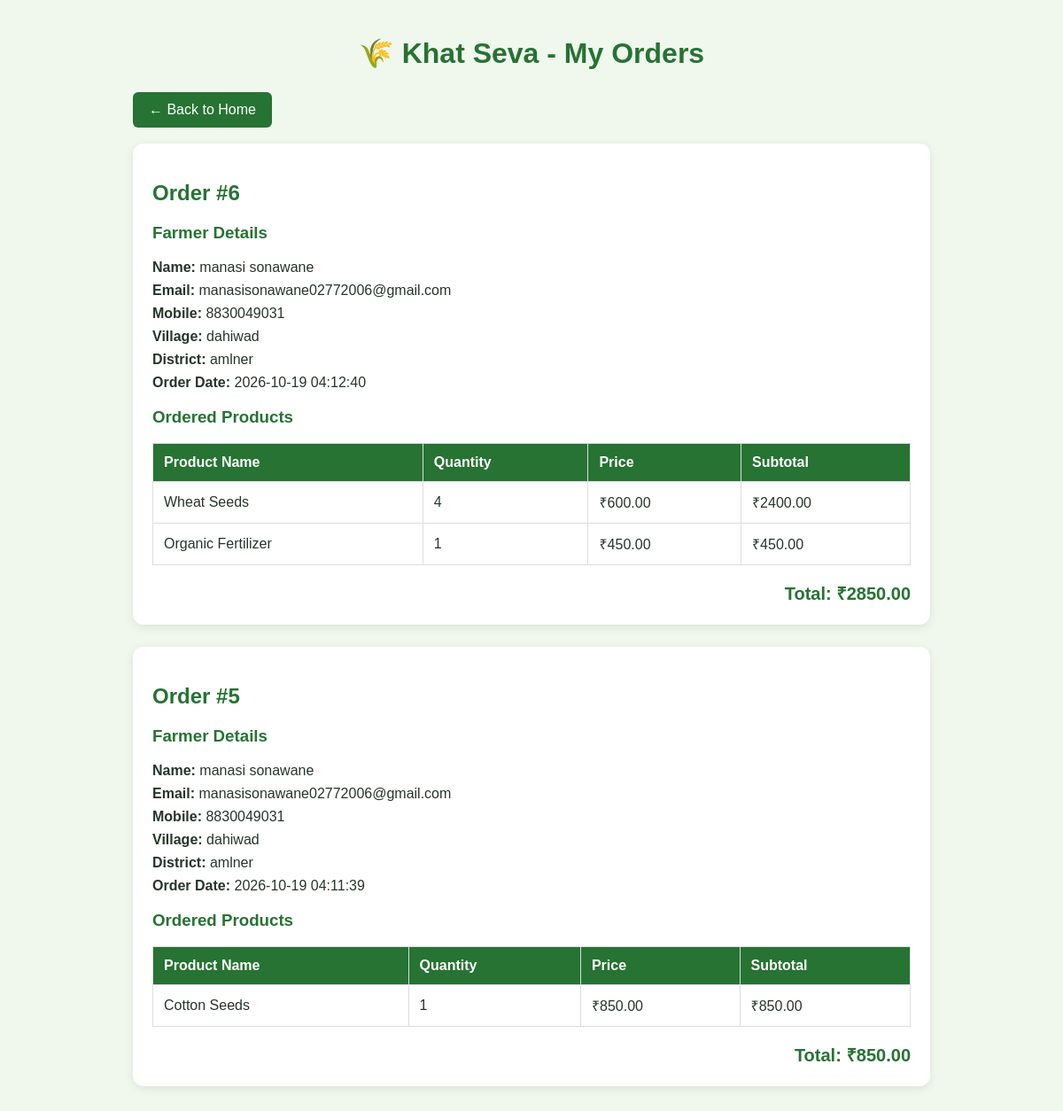
The app's page /orders (signed in) with its own data.
### tables this page shows
CREATE TABLE orders (
                id INTEGER PRIMARY KEY AUTOINCREMENT,
                farmer_id INTEGER NOT NULL,
                total REAL NOT NULL,
                created_at TEXT DEFAULT CURRENT_TIMESTAMP,
                FOREIGN KEY (farmer_id) REFERENCES farmers(id)
            );

CREATE TABLE farmers (
            id INTEGER PRIMARY KEY AUTOINCREMENT,
            name TEXT NOT NULL,
            mobile TEXT NOT NULL,
            email TEXT NOT NULL UNIQUE,
            village TEXT NOT NULL,
            address TEXT NOT NULL,
            password TEXT NOT NULL
        , district TEXT NOT NULL DEFAULT '', land_details TEXT NOT NULL DEFAULT '', password_hash TEXT);

CREATE TABLE order_items (
                id INTEGER PRIMARY KEY AUTOINCREMENT,
                order_id INTEGER NOT NULL,
                product_id INTEGER NOT NULL,
                product_name TEXT NOT NULL,
                quantity INTEGER NOT NULL,
                price REAL NOT NULL,
                subtotal REAL NOT NULL,
                FOREIGN KEY (order_id) REFERENCES orders(id)
            );

### app.py (the view)
@app.route("/orders")
def orders():
    if "farmer_id" not in session:
        return redirect(url_for("login"))
    conn = get_db()
    cur = conn.cursor()
    cur.execute("""
        SELECT
            o.id AS order_id,
            o.total,
            o.created_at,
            f.name AS farmer_name,
            f.email AS farmer_email,
            f.mobile AS farmer_mobile,
            f.village AS farmer_village,
            f.district AS farmer_district
        FROM orders o
        JOIN farmers f ON o.farmer_id = f.id
        WHERE o.farmer_id = ?
        ORDER BY o.id DESC
    """, (session["farmer_id"],))
    orders_list = cur.fetchall()
    order_details = []
    for order in orders_list:
        cur.execute("""
            SELECT
                product_name,
                quantity,
                price,
                subtotal
            FROM order_items
            WHERE order_id = ?
        """, (order["order_id"],))
        items = cur.fetchall()
        order_details.append({
            "order": order,
            "items": items
        })
    conn.close()
    return render_template(
        "orders.html",
        order_details=order_details
    )

### app.py (called while the page is built)
def get_db():
    conn = sqlite3.connect(DB_PATH)
    conn.row_factory = sqlite3.Row
    return conn

### templates/orders.html (shortened to what this page needs)
<!DOCTYPE html>
<html lang="en">
<head>
</head>
<body>
    <h1>🌾 Khat Seva - My Orders</h1>
    <div class="container">
       <a href="/" class="back-btn">
            ← Back to Home
        </a>
        <br><br>
        {% if order_details %}
            {% for details in order_details %}
                {% set order = details.order %}
                <div class="order-card">
                    <h2>Order #{{ order.order_id }}</h2>
                    <div class="farmer-info">
                        <h3>Farmer Details</h3>
                        <p><b>Name:</b> {{ order.farmer_name }}</p>
                        <p><b>Email:</b> {{ order.farmer_email }}</p>
                        <p><b>Mobile:</b> {{ order.farmer_mobile }}</p>
                        <p><b>Village:</b> {{ order.farmer_village }}</p>
                        <p><b>District:</b> {{ order.farmer_district }}</p>
                        <p><b>Order Date:</b> {{ order.created_at }}</p>
                    </div>
                    <h3>Ordered Products</h3>
                    <table>
                        <thead>
                            <tr>
                                <th>Product Name</th>
                                <th>Quantity</th>
                                <th>Price</th>
                                <th>Subtotal</th>
                            </tr>
                        </thead>
                        <tbody>
                            {% for item in details["items"] %}
                                <tr>
                                    <td>{{ item.product_name }}</td>
                                    <td>{{ item.quantity }}</td>
                                    <td>₹{{ "%.2f"|format(item.price|float) }}</td>
                                    <td>₹{{ "%.2f"|format(item.subtotal|float) }}</td>
                                </tr>
                            {% endfor %}
                        </tbody>
                    </table>
                    <div class="total">
                        Total: ₹{{ "%.2f"|format(order.total|float) }}
                    </div>
                </div>
            {% endfor %}
        {% endif %}
    </div>
</body>
</html>

### templates/orders.html (style rules this page uses)
* { box-sizing: border-box; }
body { margin: 0; padding: 20px; font-family: Arial, sans-serif; background: #f0f7ed; color: #26352a; }
h1 { text-align: center; color: #267333; }
.container { max-width: 900px; margin: 25px auto; }
.order-card { background: white; padding: 22px; margin-bottom: 25px; border-radius: 12px; box-shadow: 0 3px 12px #00000015; overflow-x: auto; }
h2, h3 { color: #267333; }
.farmer-info p { margin: 8px 0; overflow-wrap: anywhere; }
table { width: 100%; border-collapse: collapse; margin-top: 15px; min-width: 450px; }
th, td { padding: 12px; border: 1px solid #ddd; text-align: left; }
th { background: #267333; color: white; }
.total { text-align: right; color: #267333; font-size: 20px; font-weight: bold; margin-top: 18px; }
.back-btn { display: inline-block; background: #267333; color: white; text-decoration: none; padding: 11px 18px; border-radius: 6px; }

### records on screen
orders: order_id "6", created_at "2026-10-19 04:12:40", total "2850.00"
farmers: farmer_name "manasi sonawane" "manasi sonawane", farmer_email "manasisonawane02772006@gmail.com" "manasisonawane02772006@gmail.com", farmer_mobile "8830049031" "8830049031", farmer_village "dahiwad" "dahiwad", farmer_district "amlner" "amlner"
order_items: product_name "Wheat Seeds", quantity "4", price "600.00", subtotal "2400.00"
order_items: product_name "Organic Fertilizer", quantity "1", price "450.00", subtotal "450.00"
orders: order_id "5", created_at "2026-10-19 04:11:39", total "850.00"
order_items: product_name "Cotton Seeds", quantity "1", price "850.00", subtotal "850.00"
